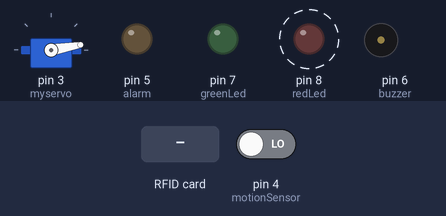
A program run on a simulated Arduino Nano, built with avr-gcc and run on an emulated ATmega328P. Parts: servo, output pins drawn as LEDs (lit = HIGH), buzzer (waves = sounding, pin HIGH). Dashed ring = blinking. Inputs (shaded band) come from the test bench; at power-on: pin 4 (motionSensor) LOW. Pins used as bus, display or sensor lines are not drawn.

Above: at 1.2 s.
1.3 s: pin 4 (motionSensor) driven HIGH
At 2.9 s:
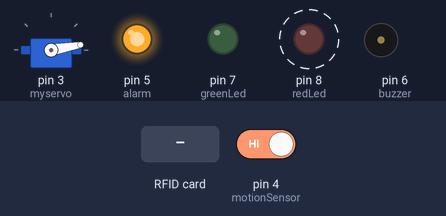
4.3 s: RFID card 77 8A 66 34 held to the reader
At 4.68 s:
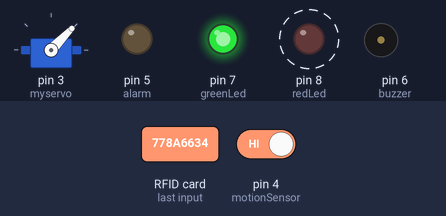
At 7.0 s:
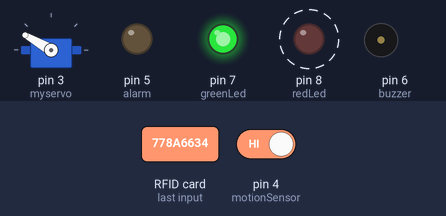
Timing chart, 0 to 13.3 s (numbered marks = the images above; inputs shaded):
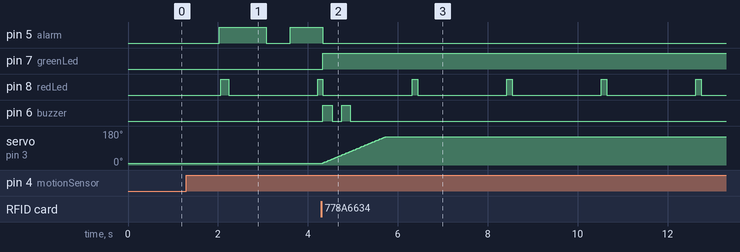

The program:

main.cpp
```cpp
#include <Arduino.h>
#include <SPI.h>
#include <Servo.h>
#include <MFRC522.h>

#define SS_PIN 10
#define RST_PIN 9
#define motionSensor 4
#define buzzer 6
#define alarm 5
#define redLed 8
#define greenLed 7

long timeDifference(long);
boolean readID();

Servo myservo;
byte readCard[4];
String tag_UID = "778A6634";
String tagID = "";
MFRC522 mfrc522(SS_PIN, RST_PIN);
int pos = 0;
int flag = 0;

long redTime, alarmTime, buzzerTime, servoTime, closeTime;

int motionState = LOW;
int alarmState = LOW;
int servoState = 0;
int buzzerState = 0;
int redLedState = 0;

int closeDegree = 10;
int servoDegree = 10;
int openDegree = 150;
int alarmCount = 0, beepCount = 2;
int buzzerCount = 0;

void setup()
{
  pinMode(motionSensor, INPUT);
  pinMode(buzzer, OUTPUT);
  pinMode(alarm, OUTPUT);
  pinMode(redLed, OUTPUT);
  pinMode(greenLed, OUTPUT);
  myservo.write(servoDegree);
  myservo.attach(3);

  Serial.begin(9600);
  SPI.begin();
  mfrc522.PCD_Init();

  redTime = millis();
  closeTime = -3000; // you can leave at 0
}
void loop()
{
  if (flag == 0)
  {
    // controls the redLed for unauthorized
    if (redLedState == 1)
    {
      if (timeDifference(redTime) < 2000)
      {
        digitalWrite(redLed, HIGH);
      }
      else
      {
        digitalWrite(redLed, LOW);
        redTime = millis();
        redLedState = 0;
      }
    }

    // controls the buzzer for unauthorized
    if (buzzerState == 2)
    {
      if (timeDifference(buzzerTime) < 2000)
      {
        digitalWrite(buzzer, HIGH);
      }
      else
      {
        digitalWrite(buzzer, LOW);
        buzzerTime = millis();
        buzzerState = 0;
      }
    }

    // if motion is detected and the door is closed
    if (digitalRead(motionSensor) == HIGH && alarmState == LOW && timeDifference(closeTime) >= 5000)
    {
      alarmState = HIGH;
      alarmCount = 0;
      alarmTime = millis();
    }

    // controls alarm based when motion was detecteds
    if (alarmState == HIGH)
    {
      if (timeDifference(alarmTime) < 1000)
      {
        digitalWrite(alarm, HIGH);
      }
      else if (timeDifference(alarmTime) < 1500)
      {
        digitalWrite(alarm, LOW);
      }
      else
      {
        alarmCount += 1;
        alarmTime = millis();
      }

      if (alarmCount >= beepCount)
      {
        alarmCount = 0;
        alarmState = LOW;
        closeTime = millis();
      }
    }

    // if user scans his/her card
    if (readID())
    {
      if (tagID == tag_UID)
      {
        servoState = 1;
        buzzerState = 1;
        flag = 1;
        redLedState = 0;
        alarmState = LOW;
        buzzerTime = millis();
        digitalWrite(alarm, LOW);
        digitalWrite(greenLed, HIGH);
      }
      else
      {
        buzzerState = 2;
        redLedState = 1;
        redTime = millis();
        buzzerTime = millis();
      }
    }
  }

  if (flag == 1)
  {
    if (digitalRead(motionSensor) == HIGH && servoDegree >= openDegree)
    {
      servoTime = millis();
    }
  }

  // controls the led blinking state
  if (redLedState == 0)
  {
    if (timeDifference(redTime) < 2000)
    {
      digitalWrite(redLed, LOW);
    }
    else if (timeDifference(redTime) < 2100)
    {
      digitalWrite(redLed, HIGH);
    }
    else
    {
      redTime = millis();
    }
  }

  // controls servo based on state
  if (servoState == 1)
  {
    servoDegree += 2;
    myservo.write(servoDegree);
    if (servoDegree >= openDegree)
    {
      servoState = 2;
      servoTime = millis();
    }
  }
  if (servoState == 2 && timeDifference(servoTime) >= 4000)
  {
    servoDegree -= 2;
    myservo.write(servoDegree);
    if (servoDegree <= closeDegree)
    {
      servoState = 0;
      digitalWrite(greenLed, LOW);
      flag = 0;
      closeTime = millis();
    }
  }

  // controls the buzzer state
  if (buzzerState == 1)
  {
    if (timeDifference(buzzerTime) < 200)
    {
      digitalWrite(buzzer, HIGH);
    }
    else if (timeDifference(buzzerTime) < 400)
    {
      digitalWrite(buzzer, LOW);
    }
    else
    {
      buzzerCount += 1;
      buzzerTime = millis();
    }

    if (buzzerCount >= beepCount)
    {
      buzzerCount = 0;
      buzzerState = 0;
    }
  }

  delay(20);
}

// Checks the time elapsed from a reference time
long timeDifference(long prevTime)
{
  return millis() - prevTime;
}

// Read new tag if available
boolean readID()
{
  // Check if a new tag is detected or not. If not return.
  if (!mfrc522.PICC_IsNewCardPresent())
  {
    return false;
  }
  // Check if a new tag is readable or not. If not return.
  if (!mfrc522.PICC_ReadCardSerial())
  {
    return false;
  }
  tagID = "";
  // Read the 4 byte UID
  for (uint8_t i = 0; i < 4; i++)
  {
    // readCard[i] = mfrc522.uid.uidByte[i];
    tagID.concat(String(mfrc522.uid.uidByte[i], HEX)); // Convert the UID to a single String
  }
  tagID.toUpperCase();
  mfrc522.PICC_HaltA(); // Stop reading
  return true;
}
```

Measured:
- after the input at 1.3 s, pin 5 (alarm): LOW → HIGH after 0.73 s, → LOW 1.0 s later, → HIGH 0.54 s later
- after the input at 4.3 s, pin 7 (greenLed): LOW → HIGH at once; pin 6 (buzzer): alternates HIGH for 0.19 s and LOW for 0.22 s, 4 changes in all, then stays LOW, starting at once; servo on pin 3 (myservo): moves from 10° to 150° over 1.4 s, starting at once
- by itself, pin 8 (redLed): alternates HIGH for 0.12 s and LOW for 2.0 s
